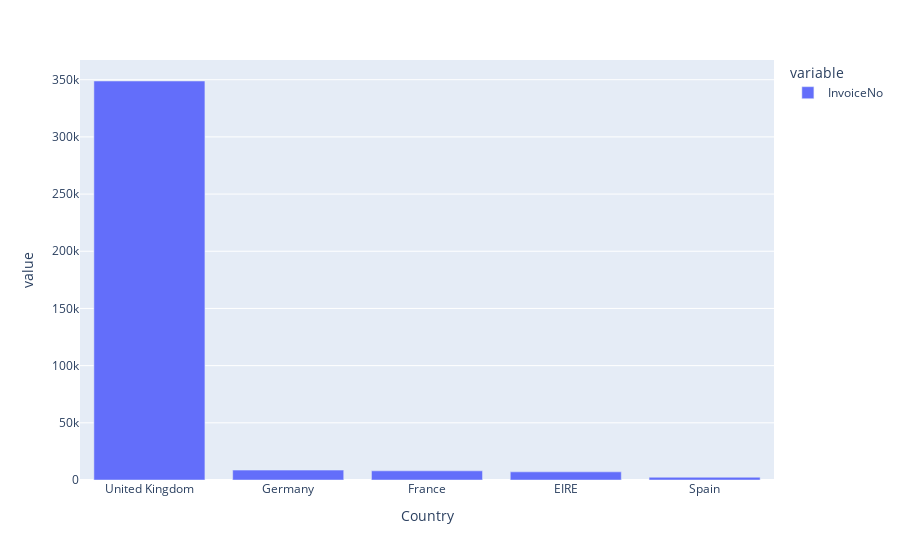

The code cell stored with this chart in its notebook:
### Markdown cell above
### Задание 4.2
Топ-3 стран по количеству поступающих заказов.

### Code cell
country_df = data[['Country', 'InvoiceNo']]

country_df = country_df.groupby('Country').count()
country_df = country_df.sort_values('InvoiceNo', ascending=False)
display(country_df.head())
fig = px.bar(country_df.head())
fig.show()

### Figure 1 — Plotly figure (JSON) as saved in the notebook; plotly's stock layout.template omitted (floating-point values rounded to 4 significant figures)
{"data": [{"alignmentgroup": "True", "hovertemplate": "variable=InvoiceNo<br>Country=%{x}<br>value=%{y}<extra></extra>", "legendgroup": "InvoiceNo", "marker": {"color": "#636efa", "pattern": {"shape": ""}}, "name": "InvoiceNo", "offsetgroup": "InvoiceNo", "orientation": "v", "showlegend": true, "textposition": "auto", "type": "bar", "x": ["United Kingdom", "Germany", "France", "EIRE", "Spain"], "xaxis": "x", "y": [348872, 8643, 8019, 7126, 2417], "yaxis": "y"}], "layout": {"barmode": "relative", "legend": {"title": {"text": "variable"}, "tracegroupgap": 0}, "margin": {"t": 60}, "xaxis": {"anchor": "y", "domain": [0, 1], "title": {"text": "Country"}}, "yaxis": {"anchor": "x", "domain": [0, 1], "title": {"text": "value"}}}}
